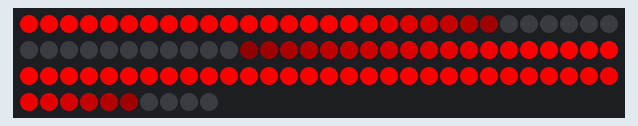
This sketch was run on a simulated Arduino Uno, built with avr-gcc and run on an emulated ATmega328P. Shown: 100 RGB LEDs in strip order, left to right, continuing on the next row.

Above: at 0.15 s.
At 5.03 s:
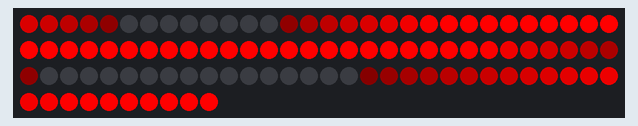
At 9.9 s:
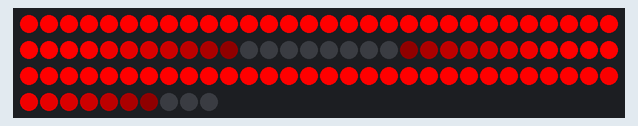
At 19.64 s:
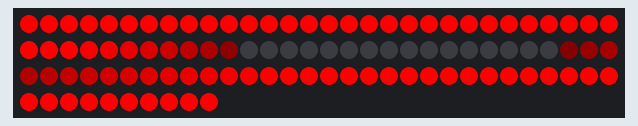
At 29.39 s:
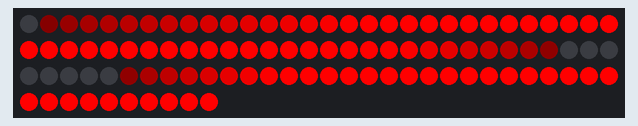
At 39.75 s:
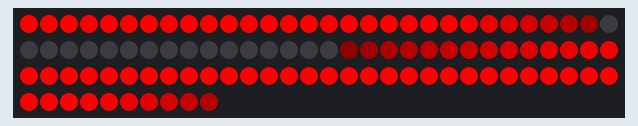

The sketch:

depolarization.ino
```cpp
#include <FastLED.h>

FASTLED_USING_NAMESPACE

#define LED_PIN    13
#define LED_TYPE    WS2812B
#define COLOR_ORDER GRB
#define NUM_LEDS    100

CRGB leds[NUM_LEDS];

uint8_t paletteIndex = 0;
//needs two depolarization functions 155, 90, 21
DEFINE_GRADIENT_PALETTE (heatmap_gp) {
 0, 255, 0, 0, //red
 30, 255, 0, 0, //red
60, 0, 0, 0, //dark red
75, 0, 0, 0, //dark red
125, 255, 0, 0,//red
145, 255, 0, 0, //red
165, 255, 0, 0, //red
185, 0, 0, 0, //dark red
195, 0, 0, 0, //dark red
220, 255, 0, 0, //red
255, 255, 0, 0 //red
};

CRGBPalette16 myPal = heatmap_gp;

void setup() {
  FastLED.addLeds<LED_TYPE, LED_PIN, COLOR_ORDER>(leds, NUM_LEDS).setCorrection( TypicalLEDStrip );
  FastLED.setBrightness(255);
}

void loop() {
  fill_palette(leds, NUM_LEDS, paletteIndex, 255 / NUM_LEDS, myPal, 255, LINEARBLEND);
  //leds, nLEDS, startIndex, indexDelta, palette, brightness, blendType
  FastLED.show();

  EVERY_N_MILLISECONDS(10){
    paletteIndex++;
    }

}
```
